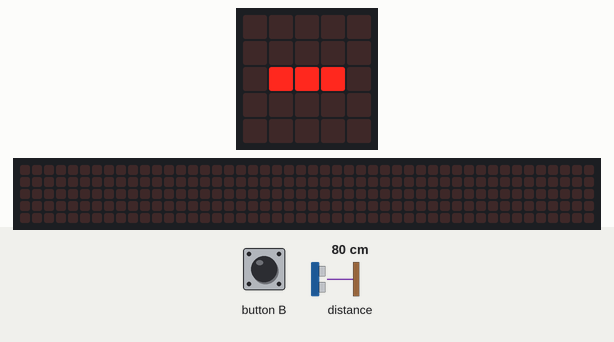
Recording of a program running on a simulated BBC micro:bit (MakeCode). On the bench: the board's 5×5 LED display, a strip that is not on the board, showing the scrolling text unrolled. Inputs (shaded band) come from the test bench; at power-on: distance to the obstacle 80 cm. The echo pulse lasts 58.3 µs per cm; the 48×5 strip is a reading aid, not a part: it shows the text the display is scrolling, unrolled, one strip-width of it at a time.

Above: at 1.2 s.
1.3 s: button B pressed for 0.15 s
At 1.9 s:
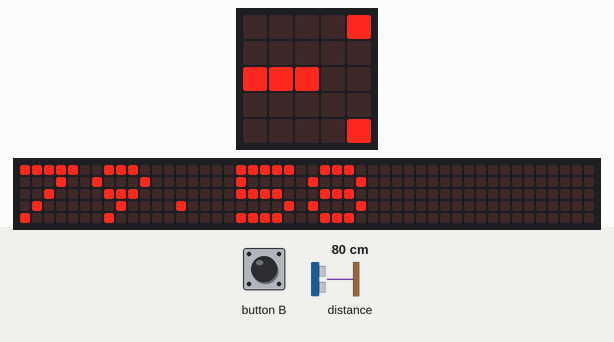
2.0 s: button B pressed for 0.15 s
2.7 s: distance to the obstacle set to 2 cm
5.7 s: distance to the obstacle set to 4 cm
At 11.41 s:
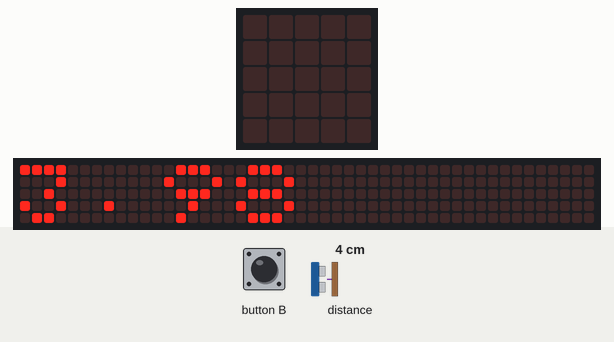
Timing chart, 0 to 12.7 s (numbered marks = the images above; inputs shaded):
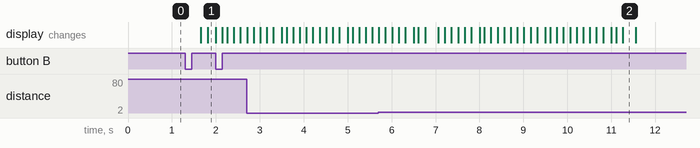

The program:

main.ts
```typescript
let time2 = 0
let distance2 = 0
//  trigger = P1
//  echo = P2
input.onButtonPressed(Button.B, function on_button_pressed_b() {

    time2 = sonar.ping(DigitalPin.P1, DigitalPin.P2, PingUnit.MicroSeconds)
    distance2 = 0.0343 * time2 / 2
    basic.showNumber(distance2)
})
basic.forever(function on_forever() {
    basic.showLeds(`
        . . . . .
                . . . . .
                . # # # .
                . . . . .
                . . . . .
    `)
})
```

test.ts
```typescript
// Hier kann man Tests durchführen; diese Datei wird nicht kompiliert, wenn dieses Paket als Erweiterung verwendet wird.
```

Measured:
- after the input at 1.3 s, the display: first changes after 0.36 s (image 1 shows a later state)
